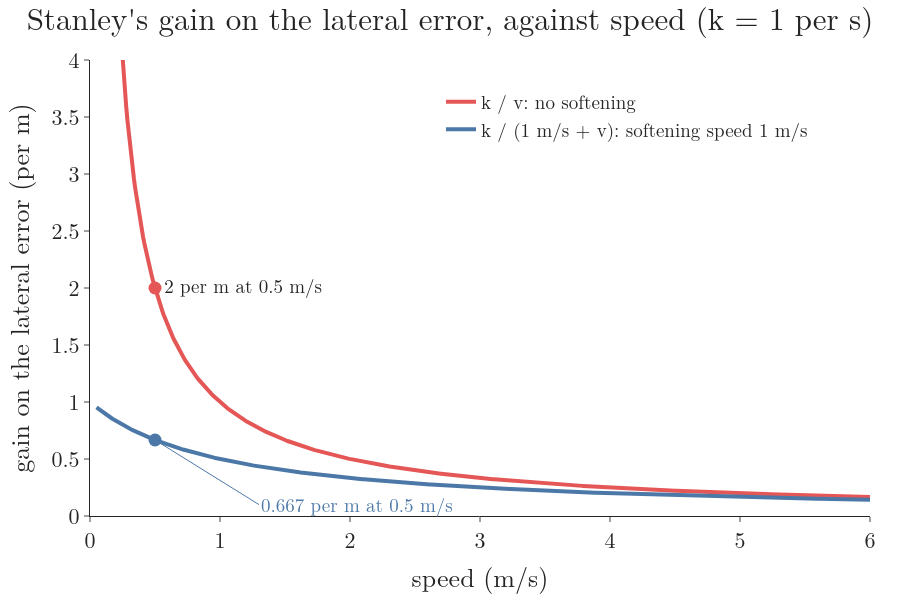

This chart was generated by the following Python code:
"""Stanley's cross-track gain per metre of lateral error against speed: k / v without a softening speed and
k / (ks + v) with ks = 1 m/s, for k = 1 per s. Without it the gain grows without limit as the car slows (2 per m at
0.5 m/s); with it, it never exceeds 1 per m (0.667 per m at 0.5 m/s).
Run: python softening.py -> softening.png"""
from pathlib import Path

import numpy as np
import plotly.graph_objects as go

from gifkit import BLUE, FONT, RED

here = Path(__file__).parent
K, KS = 1.0, 1.0
v = np.linspace(0.05, 6, 600)
raw, soft = K / v, K / (KS + v)
assert abs(np.interp(0.5, v, raw) - 2.0) < 1e-2 and abs(np.interp(0.5, v, soft) - 0.6667) < 1e-3

fig = go.Figure()
fig.add_trace(go.Scatter(x=v, y=raw, mode="lines", line=dict(color=RED, width=4), name="k / v: no softening"))
fig.add_trace(go.Scatter(x=v, y=soft, mode="lines", line=dict(color=BLUE, width=4),
                         name="k / (1 m/s + v): softening speed 1 m/s"))
fig.add_trace(go.Scatter(x=[0.5, 0.5], y=[2.0, 0.6667], mode="markers+text", marker=dict(size=13, color=[RED, BLUE]),
                         text=["2 per m at 0.5 m/s", ""], textposition=["middle right", "bottom right"],
                         textfont=dict(size=19), showlegend=False))
fig.add_annotation(x=0.5, y=0.6667, ax=1.3, ay=0.1, axref="x", ayref="y", text="0.667 per m at 0.5 m/s",
                   showarrow=True, arrowhead=2, arrowcolor=BLUE, font=dict(size=19, color=BLUE), xanchor="left")
fig.update_layout(template="simple_white", font=FONT, width=900, height=600, margin=dict(l=90, r=30, t=60, b=80),
                  title=dict(x=0.5, text="Stanley's gain on the lateral error, against speed (k = 1 per s)"),
                  legend=dict(x=0.45, y=0.95, font=dict(size=19), bgcolor="rgba(255,255,255,0.85)"),
                  xaxis=dict(title="speed (m/s)", range=[0, 6], dtick=1),
                  yaxis=dict(title="gain on the lateral error (per m)", range=[0, 4], dtick=0.5))
fig.write_image(here / "softening.png")
